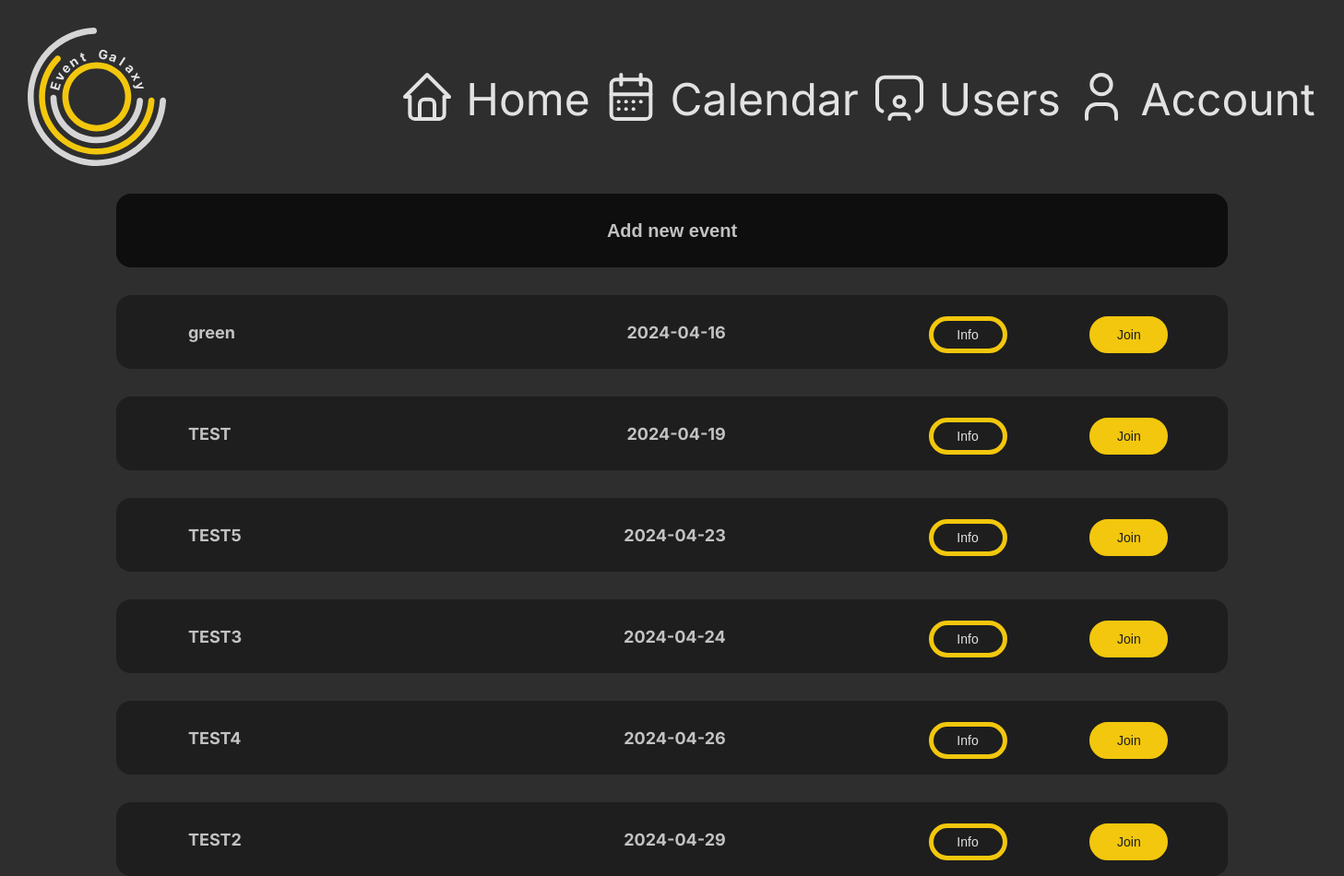
The page / (signed in) on the database its author committed.
### tables this page shows
CREATE TABLE `events` (
  `event_id` int(11) NOT NULL,
  `name` varchar(50) NOT NULL,
  `description` text NOT NULL,
  `date` date NOT NULL,
  `time` time NOT NULL
);

### index.php (the view, shortened to what this page needs)
<!DOCTYPE html>
<html lang="en">
<head>
    <link rel="stylesheet" href="style.css">
</head>
<body>
    <div id="header">
        <img src="./icons/logo.svg" >
        <?php include 'list.php' ?>
    </div>
    <div id="home">
        <div id="events">
    <?php
            $conn = mysqli_connect('localhost','root','','szps');
            $currentYear = date("Y");
            $currentMonth = date("n");
            if(!$conn){
                die(mysqli_connect_error($conn));
            }
            else{
                if(isset($_SESSION['Permission'])&&($_SESSION['Permission']=='wrk'||$_SESSION['Permission']=='adm')){
                    echo '<div class="eventA child">';
                    echo '<form id="out" action="" method="post" id="LogForm">';
                    echo '<input type="submit" name = "Add" value="Add new event" id="add">';
                    echo '</form>';
                    echo '</div>';
                }
                $sql = "SELECT events.* FROM `events` WHERE events.date LIKE '$currentYear%$currentMonth-__' ORDER BY date asc, time asc";
                $result = mysqli_query($conn,$sql);
                if(mysqli_num_rows($result)>0){
                    while( $row = mysqli_fetch_assoc($result)){
                        echo '<div class="eventW child">';
                        echo '<span>';
                        echo '<h2>'.$row['name'].'</h2>';
                        echo '<h2>'.$row['date'].'</h2>';
                        echo '</span>';
                        echo '<form id="out" action="" method="post" id="LogForm">';
                        echo '<input type="submit" name = "Join" value="Join" class="button f">';
                        echo '<input type="submit" name ="Info" value="Info" class="button b">';
                        echo '</form>';
                        echo '</div>';
                    }
                }
            }
        ?>
        </div>
</body>
</html>

### style.css (style rules this page uses)
body { background-color: #2E2E2E; font-family: Inter; margin: 0px; height: 100vh; display: grid; grid-template-rows: 210px 1fr; overflow: hidden; }
h2 { color: #C2C2C2; font-size: 18px; }
#header { display: grid; grid-template-columns: 150px 1fr; grid-column-gap: 200px; margin: 30px; align-items: center; justify-content: space-between; }
#home { display: grid; grid-template-columns: 1fr 1fr; }
#events { display: flex; flex-direction: column; align-items: center; gap: 30px; }
#events:only-child { grid-column:1 / span 2; }
#events .eventW { width: 80%; background-color: #1e1e1e; border-radius: 16px; display: flex; flex-direction: row; justify-content: space-between; height: 80px; align-items: center; padding: 0 20px; }
#events .eventW span { width: 50%; padding-left: 5%; display: flex; flex-direction: row; justify-content: space-between; }
#events .eventW form { width: 30%; display: flex; flex-direction: row-reverse; justify-content: space-around; }
form .button { margin-top: 5px; border: solid #f2c70d 5px; border-radius: 35px; background-color: transparent; height: 40px; width: 85px; font-weight: 500; font-size: 14px; cursor: pointer; }
form .button.b { background-color: transparent; color: #E2E2E2; }
form .button.f { background-color: #f2c70d; color: #1e1e1e; }
.eventA #add { border: 0; margin: 0; padding: 0; font-weight: bold; background-color: transparent; color: #c2c2c2; font-size: 20px; cursor: pointer; }
.eventA { width: 80%; background-color: #0e0e0e; border-radius: 16px; display: flex; flex-direction: row; height: 80px; justify-content: center; align-items: center; padding: 0 20px; }

### rows shown on the page
events: name "green", date "2024-04-16"
events: name "TEST", date "2024-04-19"
events: name "TEST5", date "2024-04-23"
events: name "TEST3", date "2024-04-24"
events: name "TEST4", date "2024-04-26"
events: name "TEST2", date "2024-04-29"
